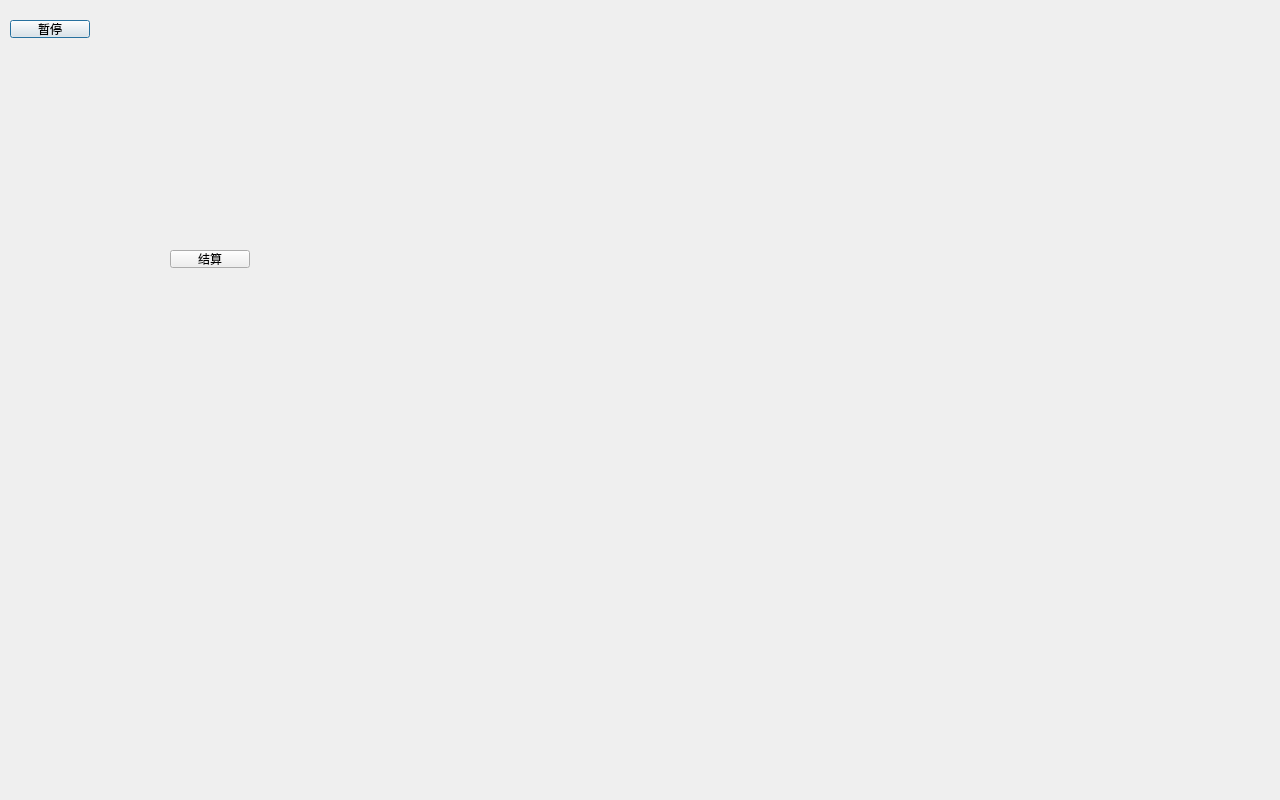
<?xml version="1.0" encoding="UTF-8"?>
<ui version="4.0">
 <class>game</class>
 <widget class="QDialog" name="game">
  <property name="geometry">
   <rect>
    <x>0</x>
    <y>0</y>
    <width>1280</width>
    <height>800</height>
   </rect>
  </property>
  <property name="windowTitle">
   <string>Dialog</string>
  </property>
  <widget class="QPushButton" name="pushButton">
   <property name="geometry">
    <rect>
     <x>10</x>
     <y>20</y>
     <width>80</width>
     <height>18</height>
    </rect>
   </property>
   <property name="text">
    <string>暂停</string>
   </property>
  </widget>
  <widget class="QPushButton" name="pushButton_2">
   <property name="geometry">
    <rect>
     <x>170</x>
     <y>250</y>
     <width>80</width>
     <height>18</height>
    </rect>
   </property>
   <property name="text">
    <string>结算</string>
   </property>
  </widget>
 </widget>
 <resources/>
 <connections/>
</ui>
